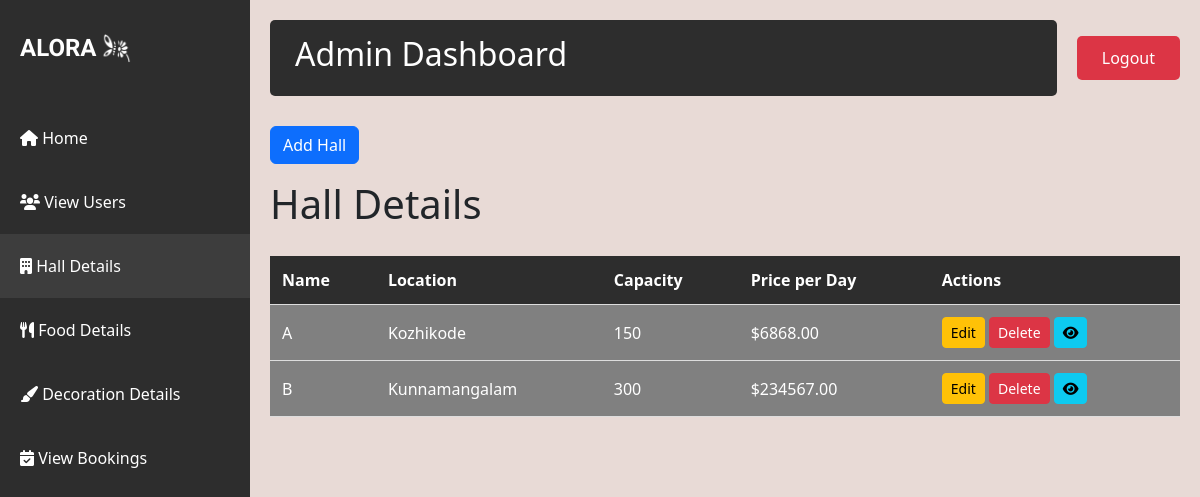
/hall_details/ (signed in), run on an earlier commit of the app's database.
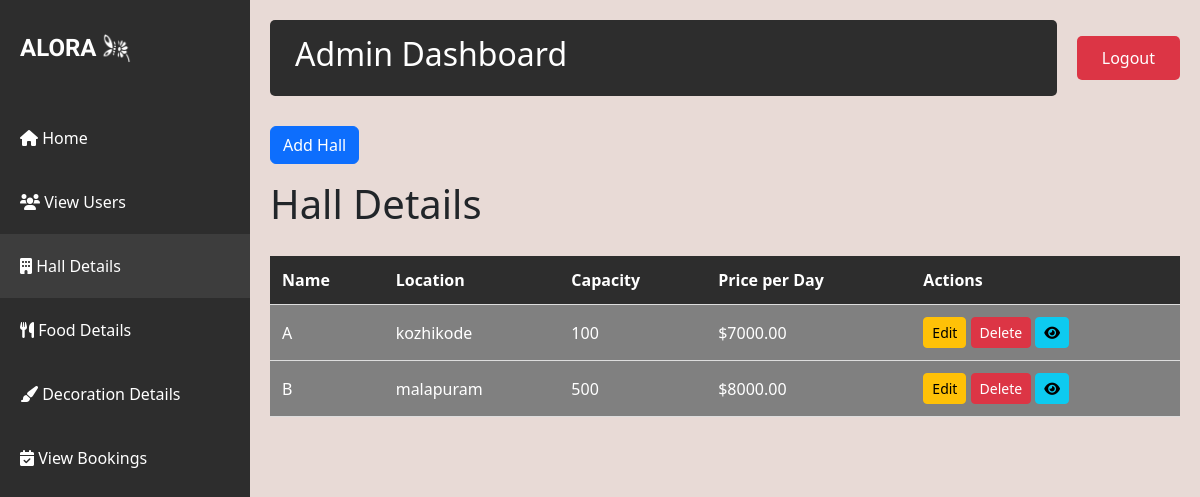
And on a later commit of the database.
### app/models.py (models this page shows)
class Halls(models.Model):
    name=models.CharField(max_length=100)
    location=models.CharField(max_length=200)
    capacity=models.IntegerField()
    price_per_day=models.DecimalField(max_digits=10,decimal_places=2)
    photo_url=models.ImageField(upload_to='images/')
    description=models.TextField(blank=True,null=True)

### app/views.py (the view)
# urls.py: path('hall_details/',views.hall_details,name='hall_details'),
@login_required(login_url='login')
def hall_details(request):
    halls=Halls.objects.all()
    return render(request,'hall_details.html',{'halls':halls})

### templates/hall_details.html (shortened to what this page needs)
<!DOCTYPE html>
<html lang="en">
<head>
    {% load static %}
    <link href="https://cdn.jsdelivr.net/npm/bootstrap@5.3.0/dist/css/bootstrap.min.css" rel="stylesheet">
    <link rel="stylesheet" href="https://cdnjs.cloudflare.com/ajax/libs/font-awesome/6.0.0-beta3/css/all.min.css">
</head>
<body>
    <div class="sidebar">
        <div class="logo-container">
            <div class="logo">ALORA</div>
            <img src="{% static 'alora_icon.png' %}" alt="Light Bulb" class="logo-image">
        </div>
        <nav class="nav flex-column">
            <a class="nav-link" href="{% url 'admin_dash' %}">
                <i class="fas fa-home"></i> Home
            </a>
            <a class="nav-link" href="{% url 'view_users' %}">
                <i class="fas fa-users"></i> View Users
            </a>
            <a class="nav-link active" href="{% url 'hall_details' %}">
                <i class="fas fa-building"></i> Hall Details
            </a>
            <a class="nav-link" href="{% url 'food_details' %}">
                <i class="fas fa-utensils"></i> Food Details
            </a>
            <a class="nav-link" href="{% url 'decoration_details' %}">
                <i class="fas fa-paint-brush"></i> Decoration Details
            </a>
            <a class="nav-link" href="{% url 'admin_view_booking' %}">
                <i class="fas fa-calendar-check"></i> View Bookings
            </a>
        </nav>
    </div>
    <div class="main-content">
        <div class="top-nav">
            <div class="welcome-section">
                <h2>Admin Dashboard</h2>
            </div>
            <a href="{% url 'logout' %}" class="logout-btn">Logout</a>
        </div>
        <a href="{% url 'add_hall' %}" class="btn btn-primary mb-3">Add Hall</a>
        <h1>Hall Details</h1>
        <div class="table-responsive">
            <table class="hall-table">
                <thead>
                    <tr>
                        <th>Name</th>
                        <th>Location</th>
                        <th>Capacity</th>
                        <th>Price per Day</th>
                        <th>Actions</th>
                    </tr>
                </thead>
                <tbody>
                    {% for hall in halls %}
                    <tr>
                        <td>{{ hall.name }}</td>
                        <td>{{ hall.location }}</td>
                        <td>{{ hall.capacity }}</td>
                        <td>${{ hall.price_per_day }}</td>
                        <td>
                            <a href="{% url 'update_hall' hall.id %}" class="btn btn-warning btn-sm">Edit</a>
                            <a href="#" class="btn btn-danger btn-sm" onclick="openDeleteModal('{{ hall.id }}', '{{ hall.name }}');">
                                Delete
                            </a>
                            <a href="{% url 'view_hall' hall.id %}" class="btn btn-info btn-sm" title="View Hall Details">
                                <i class="fas fa-eye"></i>
                            </a>
                        </td>
                    </tr>
                    {% endfor %}
                </tbody>
            </table>
        </div>
    </div>
</body>
</html>

What changed in the data, as far as the page shows it:
removed Halls: name "A", location "Kozhikode", capacity "150", price_per_day "6868.00"
removed Halls: name "B", location "Kunnamangalam", capacity "300", price_per_day "234567.00"
added Halls: name "A", location "kozhikode", capacity "100", price_per_day "7000.00"
added Halls: name "B", location "malapuram", capacity "500", price_per_day "8000.00"
